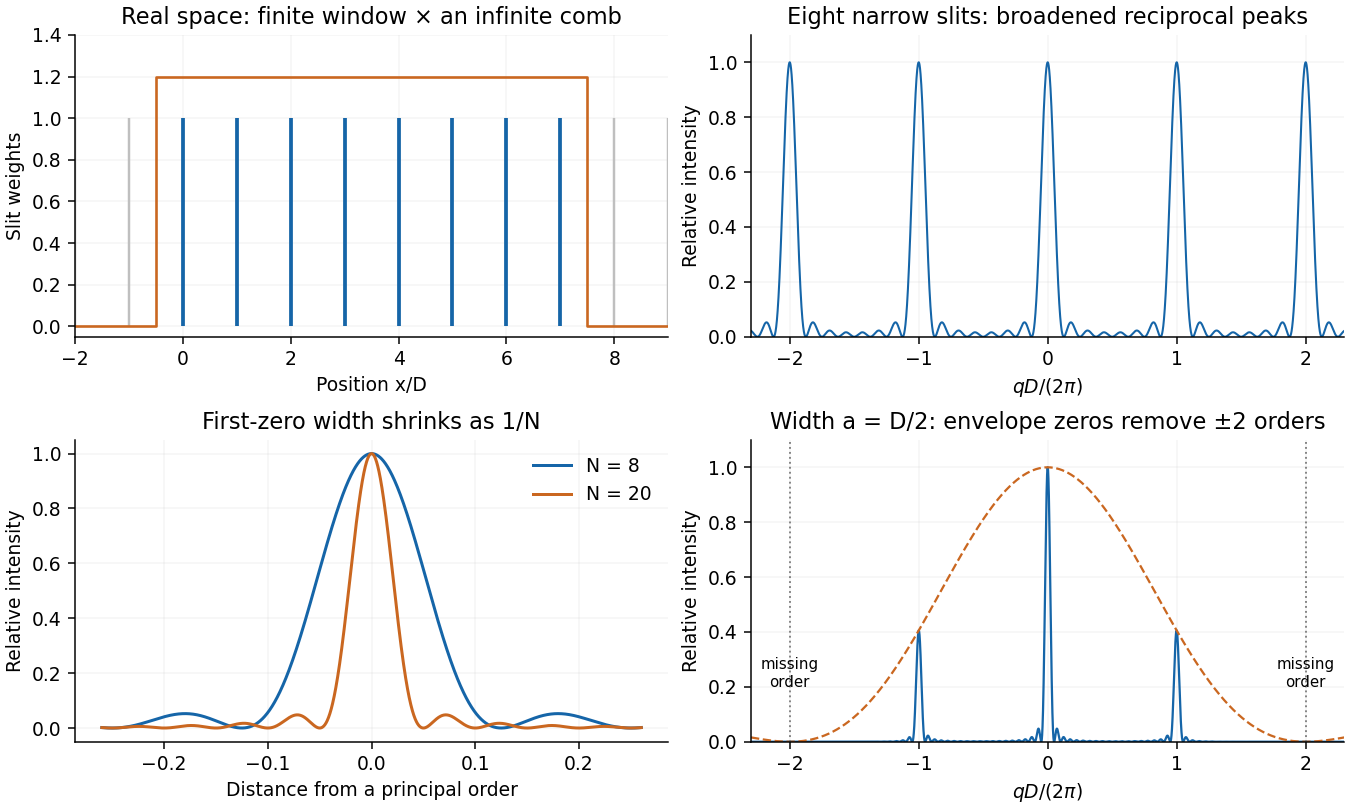

This figure's Python source:
"""Original solution figure; tested with Python 3.14.4.
Dependencies: NumPy 2.3.5 and Matplotlib 3.10.7 (root pyproject.toml).
Writes its PNG basename into the current working directory.
"""
from pathlib import Path
import numpy as np
import matplotlib
matplotlib.use("Agg")
import matplotlib.pyplot as plt
plt.rcParams.update({"font.size":10,"figure.facecolor":"white","axes.facecolor":"white","savefig.facecolor":"white","axes.spines.top":False,"axes.spines.right":False})
fig,ax=plt.subplots(2,2,figsize=(10,6),layout="constrained")
idx=np.arange(-2,10)
ax[0,0].vlines(idx,0,1,color=".75",lw=1.3)
ax[0,0].vlines(np.arange(8),0,1,color="#1565a8",lw=2)
ax[0,0].plot([-2,-.5,-.5,7.5,7.5,10],[0,0,1.2,1.2,0,0],color="#ca6720",lw=1.4)
ax[0,0].set(xlim=(-2,9),ylim=(-.05,1.4),xlabel="Position x/D",ylabel="Slit weights",title="Real space: finite window × an infinite comb")
def array(u,N):
 den=np.sin(np.pi*u);val=np.ones_like(u)
 mask=abs(den)>1e-10
 val[mask]=(np.sin(N*np.pi*u[mask])/(N*den[mask]))**2
 return val
u=np.linspace(-2.3,2.3,22001)
ax[0,1].plot(u,array(u,8),color="#1565a8",lw=1.1)
ax[0,1].set(xlim=(-2.3,2.3),ylim=(0,1.1),xlabel=r"$qD/(2\pi)$",ylabel="Relative intensity",title="Eight narrow slits: broadened reciprocal peaks")
v=np.linspace(-.26,.26,2000)
for N,col in [(8,"#1565a8"),(20,"#ca6720")]:ax[1,0].plot(v,array(v,N),color=col,lw=1.6,label=f"N = {N}")
ax[1,0].set(xlabel="Distance from a principal order",ylabel="Relative intensity",title="First-zero width shrinks as 1/N")
ax[1,0].legend(frameon=False)
env=np.sinc(u/2)**2
ax[1,1].plot(u,array(u,20)*env,color="#1565a8",lw=1.2)
ax[1,1].plot(u,env,color="#ca6720",ls="--",lw=1.2)
for order in [-2,2]:
 ax[1,1].axvline(order,color=".5",ls=":",lw=1)
 ax[1,1].text(order,.2,"missing\norder",ha="center",fontsize=8)
ax[1,1].set(xlim=(-2.3,2.3),ylim=(0,1.1),xlabel=r"$qD/(2\pi)$",ylabel="Relative intensity",title="Width a = D/2: envelope zeros remove ±2 orders")
for a in ax.flat:a.grid(alpha=.13)
fig.savefig(Path(__file__).with_suffix('.png').name,dpi=135)
